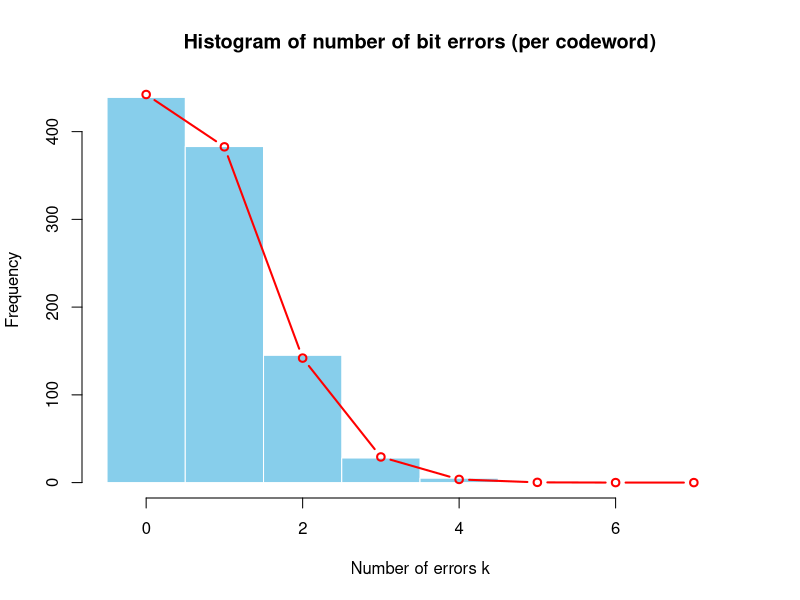
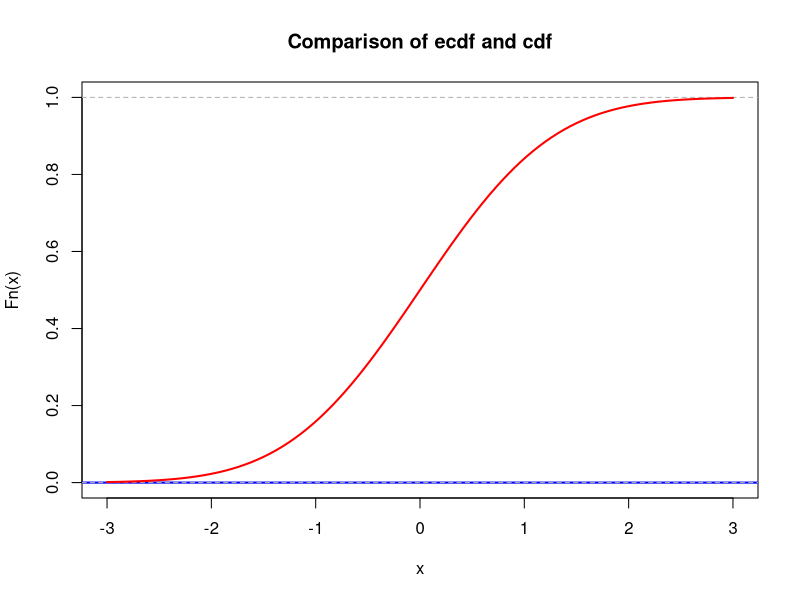
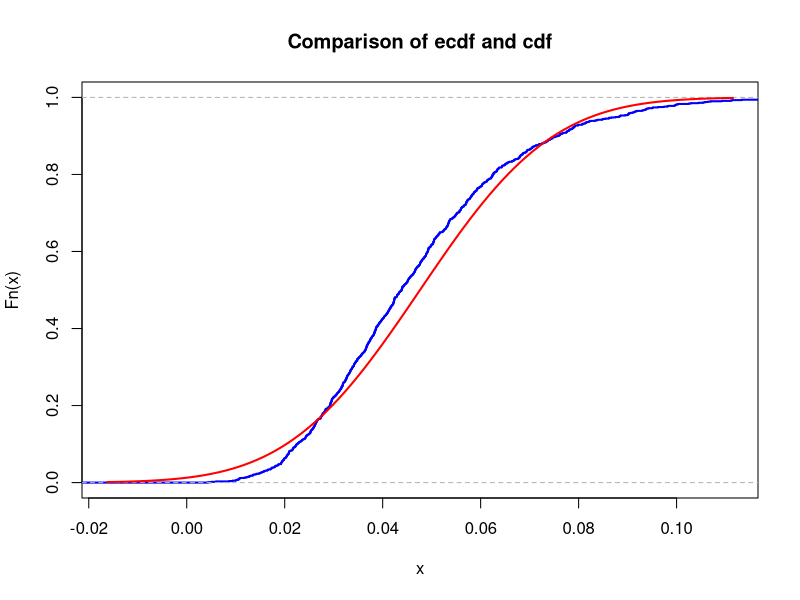
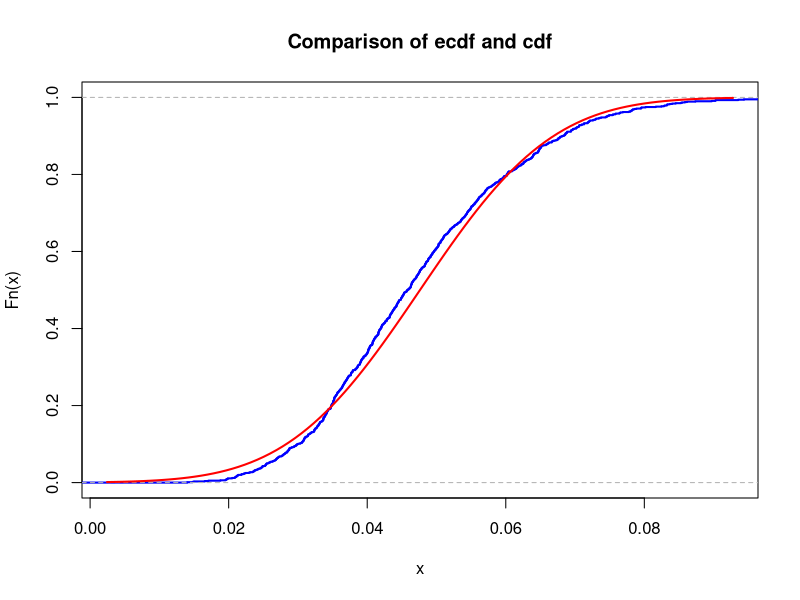
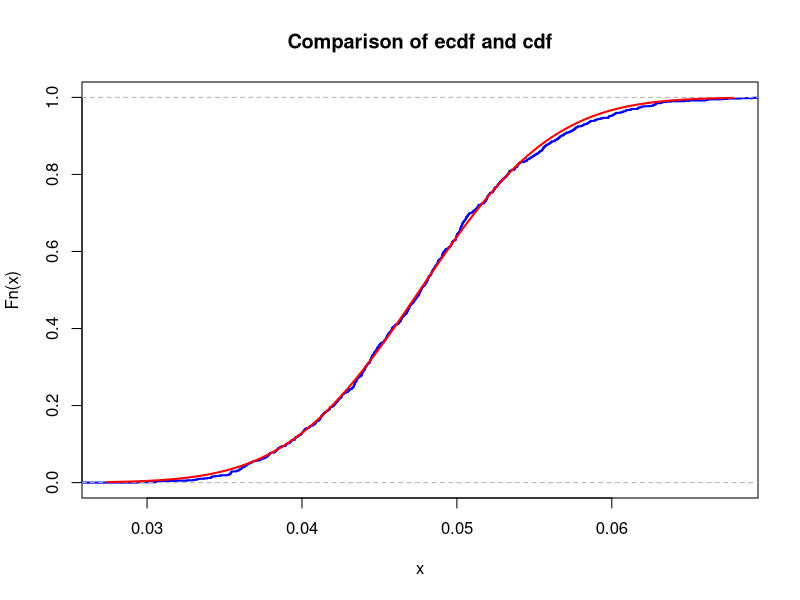
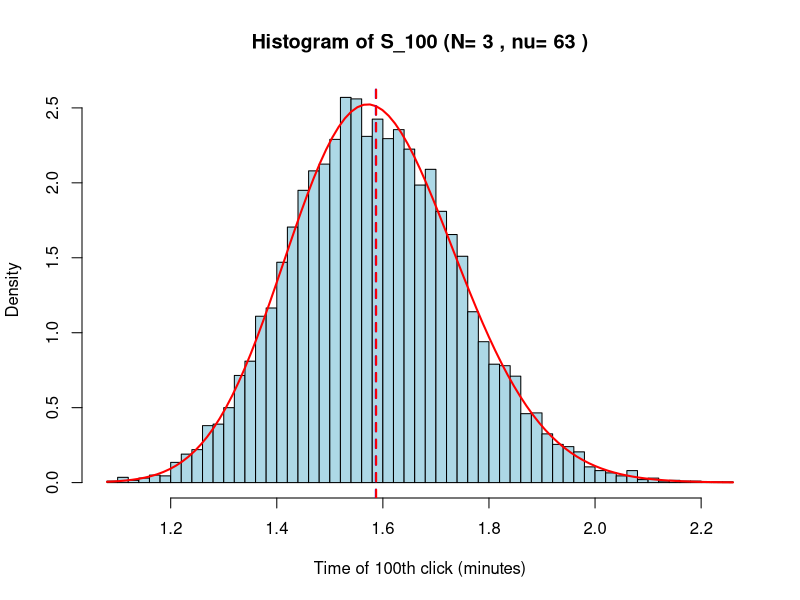
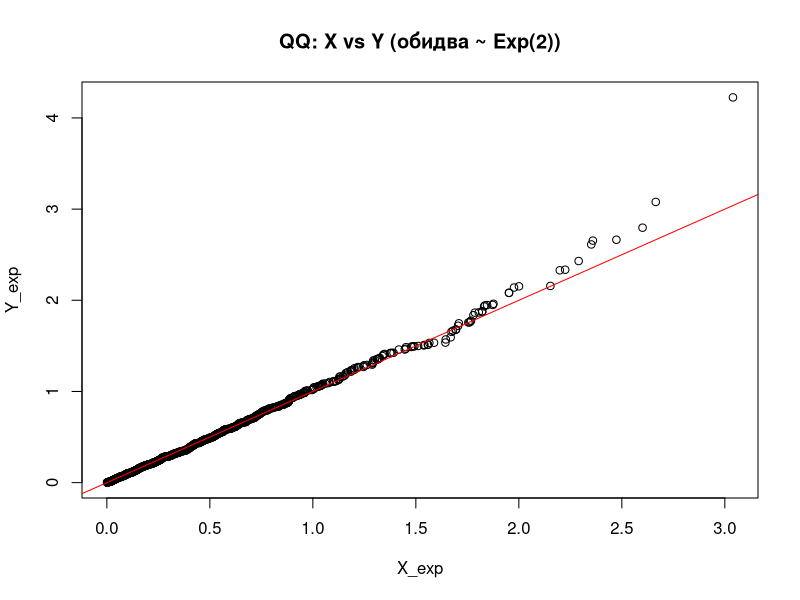
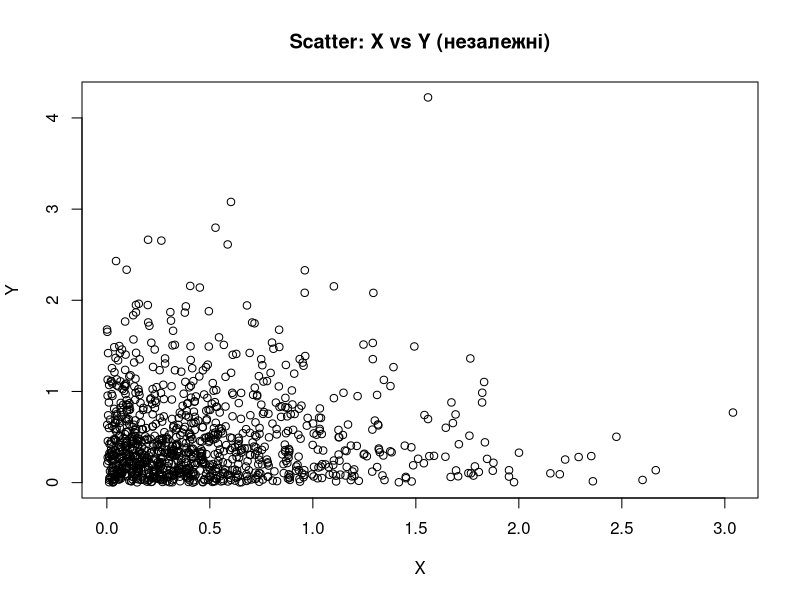

Write R code to recreate these figures, in order.
## ---- chunk 1
id <- 11
set.seed(id)
p <- id/100
G <- matrix(c(1, 1, 1, 0, 0, 0, 0,
		1, 0, 0, 1, 1, 0, 0,
		0, 1, 0, 1, 0, 1, 0,
		1, 1, 0, 1, 0, 0, 1), nrow = 4, byrow = TRUE)
H <- t(matrix(c(1, 0, 1, 0, 1, 0, 1,
		0, 1, 1, 0, 0, 1, 1,
		0, 0, 0, 1, 1, 1, 1), nrow = 3, byrow = TRUE))
## ---- chunk 2
N <- 1000
message_generator <- function(N) {
  matrix(sample(c(0,1), 4*N, replace = TRUE), nrow = N)
}  
messages <- message_generator(N)
codewords <- (messages %*% G) %% 2
## ---- chunk 3
errors <- matrix(rbinom(7 * N, 1, p), nrow = N)

received <- (codewords + errors) %% 2
mod2 <- function(x) x %% 2
syndrome <- function(r) mod2(r %*% H)
decode <- function(r) {
  z <- as.numeric(syndrome(r))
  idx <- z[1] + 2*z[2] + 4*z[3]
  if (idx > 0) r[idx] <- 1 - r[idx]
  decoded <- r[c(3,5,6,7)]
  return(decoded)
}

decoded_messages <- t(apply(received, 1, decode))
success <- rowSums(decoded_messages == messages) == 4
p_hat <- mean(success)
p_hat
se <- sqrt(p_hat * (1 - p_hat) / N)
z_95 <- 1.96
epsilon <- z_95 * se
ci <- c(p_hat - epsilon, p_hat + epsilon)

cat("Estimated p* =", round(p_hat, 4), "\n")
cat("Half-length ε =", round(epsilon, 4), "\n")
cat("95% confidence interval: (", round(ci[1], 4), ",", round(ci[2], 4), ")\n")

N_needed <- ceiling((z_95^2 * p_hat * (1 - p_hat)) / (0.03^2))
cat("To get ε ≤ 0.03, need N ≥", N_needed, "\n")
num_errors <- rowSums(errors)

hist(num_errors, breaks = seq(-0.5, 7.5, 1),
     main = "Histogram of number of bit errors (per codeword)",
     xlab = "Number of errors k", col = "skyblue", border = "white")

k <- 0:7
lines(k, dbinom(k, 7, p) * N, type="b", col="red", lwd=2)
## ---- chunk 4
lambda <- 1  # change this!
N <- 100     # change this!
mu <- N * lambda
K <- 1e3
n <- 5
sample_means <- colMeans(matrix(rpois(n*K, lambda = mu), nrow=n))
## ---- chunk 5
mu <- 0       # change this!
sigma <- 1    # change this!
## ---- chunk 6
xlims <- c(mu-3*sigma,mu+3*sigma)
Fs <- ecdf(sample_means)
plot(Fs, 
     xlim = xlims, 
     ylim = c(0,1),
     col = "blue",
     lwd = 2,
     main = "Comparison of ecdf and cdf")
curve(pnorm(x, mean = mu, sd = sigma), col = "red", lwd = 2, add = TRUE)
## ---- chunk 7
nu_1 <- id+10
K <- 1000
n <- 5

plot_ecdf_vs_cdf <- function(n) {
    sample_means <- colMeans(matrix(rexp(n*K, rate = nu_1), nrow=n))
    mu <- 1 / nu_1
    sigma <- (1 / nu_1) / sqrt(n)
    Fs <- ecdf(sample_means)

    xlims <- c(mu-3*sigma,mu+3*sigma)
    Fs <- ecdf(sample_means)
    plot(Fs, 
        xlim = xlims, 
        col = "blue",
        lwd = 2,
        main = "Comparison of ecdf and cdf")
    curve(pnorm(x, mean = mu, sd = sigma), col = "red", lwd = 2, add = TRUE)


    max_diff <- max(abs(Fs(sample_means) - pnorm(sample_means, mean = mu, sd = sigma)))
    cat("Maximal difference for n =", n, "is", max_diff, "\n")
}

plot_ecdf_vs_cdf(5)
plot_ecdf_vs_cdf(10)
plot_ecdf_vs_cdf(50)
## ---- chunk 8

N_predicted <- 3
nu <- N_predicted * nu_1
n <- 100
K <- 10000
t_limit <- 1

s_sample <- rgamma(K, shape = n, rate = nu)
sample_mean <- mean(s_sample)
sample_sd <- sd(s_sample)
theo_mean <- n / nu
theo_sd <- sqrt(n) / nu
prob_estimate <- mean(s_sample > t_limit)

cat("nu_1:", nu_1)
cat("Predicted Max N:", N_predicted)
cat("Parameter nu (rate):", nu)
cat("Number of simulations (K):", K)
cat("Sample Mean of S_100:", round(sample_mean, 4))
cat("Theoretical Mean of S_100:", round(theo_mean, 4))
cat("Sample SD of S_100:", round(sample_sd, 4))
cat("Theoretical SD of S_100:", round(theo_sd, 4))
cat("Estimated P(S_100 > 1):", prob_estimate)
cat("Desired Probability Level:", 0.95)


hist(s_sample, breaks = 50, freq = FALSE,
     main = paste("Histogram of S_100 (N=", N_predicted, ", nu=", nu, ")"),
     xlab = "Time of 100th click (minutes)",
     ylab = "Density",
     col = "lightblue")

curve(dgamma(x, shape = n, rate = nu), add = TRUE, col = "red", lwd = 2)

abline(v = t_limit, col = "green", lty = 2, lwd = 3)

abline(v = sample_mean, col = "blue", lty = 2, lwd = 2)
abline(v = theo_mean, col = "red", lty = 2, lwd = 2)
## ---- chunk 9
        mu <- id
        sigma <- id*2 + 7
        N <- 100

        X <- rnorm(N, mean = mu, sd = sqrt(sigma))

        Y <- 1 / X

        cat("1/mean(X) =", 1/mean(X), "\n")
        cat("mean(1/X)  =", mean(Y), "\n")
        summary(X)
        summary(Y)

## ---- chunk 10
        lambda <- 2
        N <- 1000
        X_exp <- rexp(N, rate = lambda)
        Y_exp <- rexp(N, rate = lambda)
        Z <- log(X_exp) + 5

        qqplot(X_exp, Y_exp, main = "QQ: X vs Y (обидва ~ Exp(2))")
        abline(0,1, col="red")
        plot(X_exp, Y_exp, main="Scatter: X vs Y (незалежні)", xlab="X", ylab="Y")

        qqplot(X_exp, Z, main = "QQ: X vs Z (Z = log(X)+5)")
        abline(0,1, col="red")
        plot(X_exp, Z, main="Scatter: X vs Z (залежні)", xlab="X", ylab="Z = log(X)+5")
## ---- chunk 11
        N <- 100
        n <- 3
        p <- 0.5
        X <- rbinom(N, size = n, prob = p)
        mean_X <- mean(X)
        var_X <- var(X)

        cat("Theoretical E[X] =", 1.5, "\n")
        cat("Sample mean (mean_X) =", mean_X, "\n\n")

        cat("Theoretical Var(X) =", 0.75, "\n")
        cat("Sample variance (var_X) =", var_X, "\n")

## ---- chunk 12
        Y <- 0.5 * X - 1
        mean_Y <- mean(Y)
        var_Y <- var(Y)

        cat("Theoretical E[Y] =", -0.25, "\n")
        cat("Sample mean (mean_Y) =", mean_Y, "\n\n")

        cat("Theoretical Var(Y) =", 0.1875, "\n")
        cat("Sample variance (var_Y) =", var_Y, "\n")

